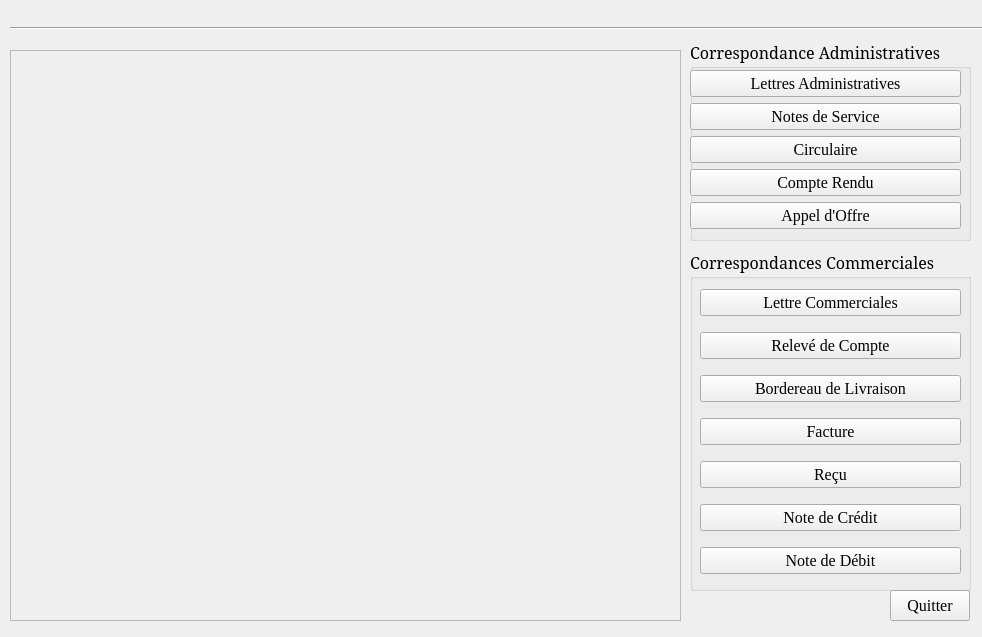
<?xml version="1.0" encoding="UTF-8"?>
<ui version="4.0">
 <class>documentez_vous</class>
 <widget class="QWidget" name="documentez_vous">
  <property name="geometry">
   <rect>
    <x>0</x>
    <y>0</y>
    <width>982</width>
    <height>637</height>
   </rect>
  </property>
  <property name="windowTitle">
   <string>Form</string>
  </property>
  <widget class="Line" name="line">
   <property name="geometry">
    <rect>
     <x>10</x>
     <y>20</y>
     <width>1081</width>
     <height>16</height>
    </rect>
   </property>
   <property name="orientation">
    <enum>Qt::Horizontal</enum>
   </property>
  </widget>
  <widget class="QGroupBox" name="groupBox_4">
   <property name="geometry">
    <rect>
     <x>690</x>
     <y>250</y>
     <width>281</width>
     <height>341</height>
    </rect>
   </property>
   <property name="font">
    <font>
     <family>Elephant</family>
     <pointsize>12</pointsize>
    </font>
   </property>
   <property name="title">
    <string>Correspondances Commerciales</string>
   </property>
   <widget class="QWidget" name="verticalLayoutWidget_3">
    <property name="geometry">
     <rect>
      <x>10</x>
      <y>29</y>
      <width>261</width>
      <height>311</height>
     </rect>
    </property>
    <layout class="QVBoxLayout" name="verticalLayout_3">
     <item>
      <widget class="QPushButton" name="btnlettrecomm">
       <property name="font">
        <font>
         <family>Times New Roman</family>
         <pointsize>12</pointsize>
        </font>
       </property>
       <property name="text">
        <string>Lettre Commerciales</string>
       </property>
      </widget>
     </item>
     <item>
      <widget class="QPushButton" name="btnrelevedecompte">
       <property name="font">
        <font>
         <family>Times New Roman</family>
         <pointsize>12</pointsize>
        </font>
       </property>
       <property name="text">
        <string>Relevé de Compte</string>
       </property>
      </widget>
     </item>
     <item>
      <widget class="QPushButton" name="btnbordereaudelivr">
       <property name="font">
        <font>
         <family>Times New Roman</family>
         <pointsize>12</pointsize>
        </font>
       </property>
       <property name="text">
        <string>Bordereau de Livraison</string>
       </property>
      </widget>
     </item>
     <item>
      <widget class="QPushButton" name="btnfacture">
       <property name="font">
        <font>
         <family>Times New Roman</family>
         <pointsize>12</pointsize>
        </font>
       </property>
       <property name="text">
        <string>Facture</string>
       </property>
      </widget>
     </item>
     <item>
      <widget class="QPushButton" name="btnrecu">
       <property name="font">
        <font>
         <family>Times New Roman</family>
         <pointsize>12</pointsize>
        </font>
       </property>
       <property name="text">
        <string>Reçu</string>
       </property>
      </widget>
     </item>
     <item>
      <widget class="QPushButton" name="btnnotedecredit">
       <property name="font">
        <font>
         <family>Times New Roman</family>
         <pointsize>12</pointsize>
        </font>
       </property>
       <property name="text">
        <string>Note de Crédit</string>
       </property>
      </widget>
     </item>
     <item>
      <widget class="QPushButton" name="btnnotededebit">
       <property name="font">
        <font>
         <family>Times New Roman</family>
         <pointsize>12</pointsize>
        </font>
       </property>
       <property name="text">
        <string>Note de Débit</string>
       </property>
      </widget>
     </item>
    </layout>
   </widget>
  </widget>
  <widget class="QScrollArea" name="scrollArea">
   <property name="geometry">
    <rect>
     <x>10</x>
     <y>50</y>
     <width>671</width>
     <height>571</height>
    </rect>
   </property>
   <property name="widgetResizable">
    <bool>true</bool>
   </property>
   <widget class="QWidget" name="scrollAreaWidgetContents">
    <property name="geometry">
     <rect>
      <x>0</x>
      <y>0</y>
      <width>669</width>
      <height>569</height>
     </rect>
    </property>
   </widget>
  </widget>
  <widget class="QPushButton" name="bntquitdoc">
   <property name="geometry">
    <rect>
     <x>890</x>
     <y>590</y>
     <width>80</width>
     <height>31</height>
    </rect>
   </property>
   <property name="font">
    <font>
     <family>Times New Roman</family>
     <pointsize>12</pointsize>
    </font>
   </property>
   <property name="text">
    <string>Quitter</string>
   </property>
  </widget>
  <widget class="QGroupBox" name="groupBox">
   <property name="geometry">
    <rect>
     <x>690</x>
     <y>40</y>
     <width>281</width>
     <height>201</height>
    </rect>
   </property>
   <property name="font">
    <font>
     <family>Elephant</family>
     <pointsize>12</pointsize>
    </font>
   </property>
   <property name="title">
    <string>Correspondance Administratives</string>
   </property>
   <widget class="QWidget" name="verticalLayoutWidget_2">
    <property name="geometry">
     <rect>
      <x>0</x>
      <y>30</y>
      <width>271</width>
      <height>161</height>
     </rect>
    </property>
    <layout class="QVBoxLayout" name="verticalLayout_2">
     <item>
      <widget class="QPushButton" name="btnlettradm">
       <property name="font">
        <font>
         <family>Times New Roman</family>
         <pointsize>12</pointsize>
        </font>
       </property>
       <property name="text">
        <string>Lettres Administratives</string>
       </property>
      </widget>
     </item>
     <item>
      <widget class="QPushButton" name="btnnotedeservice">
       <property name="font">
        <font>
         <family>Times New Roman</family>
         <pointsize>12</pointsize>
        </font>
       </property>
       <property name="text">
        <string>Notes de Service</string>
       </property>
      </widget>
     </item>
     <item>
      <widget class="QPushButton" name="btncirculaire">
       <property name="font">
        <font>
         <family>Times New Roman</family>
         <pointsize>12</pointsize>
        </font>
       </property>
       <property name="text">
        <string>Circulaire</string>
       </property>
      </widget>
     </item>
     <item>
      <widget class="QPushButton" name="btncompterendu">
       <property name="font">
        <font>
         <family>Times New Roman</family>
         <pointsize>12</pointsize>
        </font>
       </property>
       <property name="text">
        <string>Compte Rendu</string>
       </property>
      </widget>
     </item>
     <item>
      <widget class="QPushButton" name="btnappeldoffre">
       <property name="font">
        <font>
         <family>Times New Roman</family>
         <pointsize>12</pointsize>
        </font>
       </property>
       <property name="text">
        <string>Appel d'Offre</string>
       </property>
      </widget>
     </item>
    </layout>
   </widget>
  </widget>
 </widget>
 <resources/>
 <connections/>
</ui>
